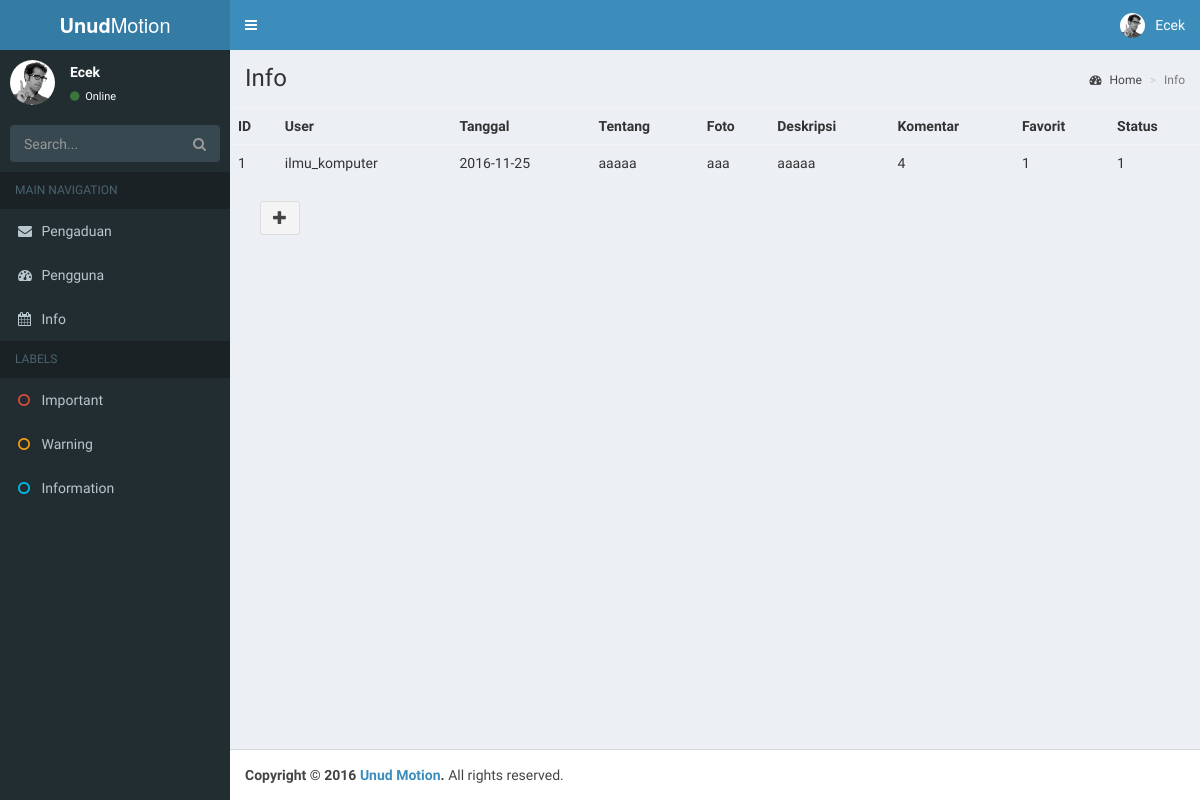
Before: /info.php with the older database file.
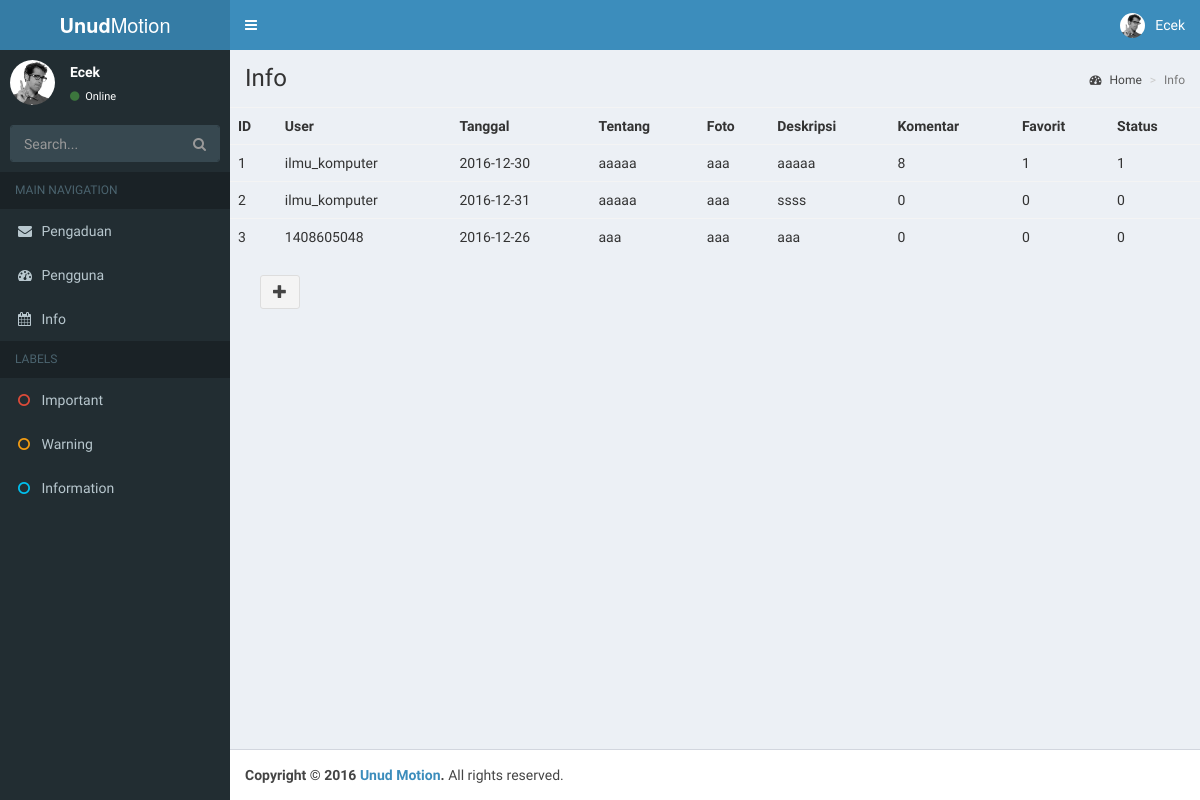
After: the same page with the newer database file.
### tables this page shows
CREATE TABLE `info` (
  `id` int(8) NOT NULL AUTO_INCREMENT,
  `user` varchar(16) NOT NULL,
  `tanggal` date NOT NULL,
  `judul_info` varchar(32) NOT NULL,
  `foto` varchar(256) NOT NULL,
  `deskripsi` text NOT NULL,
  `komentar` int(4) NOT NULL DEFAULT '0',
  `favorit` int(4) NOT NULL DEFAULT '0',
  `status` tinyint(1) NOT NULL DEFAULT '0',
  PRIMARY KEY (`id`)
);

### info.php (the view, shortened to what the changed rows need)
<?php
  $link = mysqli_connect("localhost", "root", "", "udayana_motion");
  $result = mysqli_query($link, "SELECT * FROM info");
 ?>
<!DOCTYPE html>
<html>
<head>
  <link rel="stylesheet" href="bootstrap/css/bootstrap.min.css">
  <link rel="stylesheet" href="https://cdnjs.cloudflare.com/ajax/libs/font-awesome/4.5.0/css/font-awesome.min.css">
  <link rel="stylesheet" href="https://cdnjs.cloudflare.com/ajax/libs/ionicons/2.0.1/css/ionicons.min.css">
  <link rel="stylesheet" href="dist/css/AdminLTE.min.css">
  <link rel="stylesheet" href="dist/css/skins/_all-skins.min.css">
  <link rel="stylesheet" href="plugins/iCheck/flat/blue.css">
  <link rel="stylesheet" href="plugins/morris/morris.css">
  <link rel="stylesheet" href="plugins/jvectormap/jquery-jvectormap-1.2.2.css">
  <link rel="stylesheet" href="plugins/datepicker/datepicker3.css">
  <link rel="stylesheet" href="plugins/daterangepicker/daterangepicker.css">
  <link rel="stylesheet" href="plugins/bootstrap-wysihtml5/bootstrap3-wysihtml5.min.css">
</head>
<body class="hold-transition skin-blue sidebar-mini">
<div class="wrapper">
  <div class="content-wrapper">
    <section class="content-header">
      <h1>
        Info
      </h1>
    </section>
    <section class="content">
      <div class="row">
        <table class="col-lg-5">
          <table class="table table-hover">
          <tr>
            <th>ID</th>
            <th>User</th>
            <th>Tanggal</th>
            <th>Tentang</th>
            <th>Foto</th>
            <th>Deskripsi</th>
            <th>Komentar</th>
            <th>Favorit</th>
            <th>Status</th>
          </tr>
          <?php
            while ($row=mysqli_fetch_row($result))
            {
             echo "<tr>";
             echo "<td>".$row[0]."</td>";
             echo "<td>".$row[1]."</td>";
             echo "<td>".$row[2]."</td>";
             echo "<td>".$row[3]."</td>";
             echo "<td>".$row[4]."</td>";
             echo "<td>".$row[5]."</td>";
             echo "<td>".$row[6]."</td>";
             echo "<td>".$row[7]."</td>";
             echo "<td>".$row[8]."</td>";
             echo "</tr>";
            }
           ?>
           </table>
        </table>
      </div>
    </section>
  </div>
</div>
</body>
</html>

Changed rows visible on the page:
changed info id 1: tanggal "2016-11-25" → "2016-12-30"; komentar "4" → "8"
added info: id "2", user "ilmu_komputer", tanggal "2016-12-31", judul_info "aaaaa", foto "aaa", deskripsi "ssss", komentar "0", favorit "0", status "0"
added info: id "3", user "1408605048", tanggal "2016-12-26", judul_info "aaa", foto "aaa", deskripsi "aaa", komentar "0", favorit "0", status "0"
